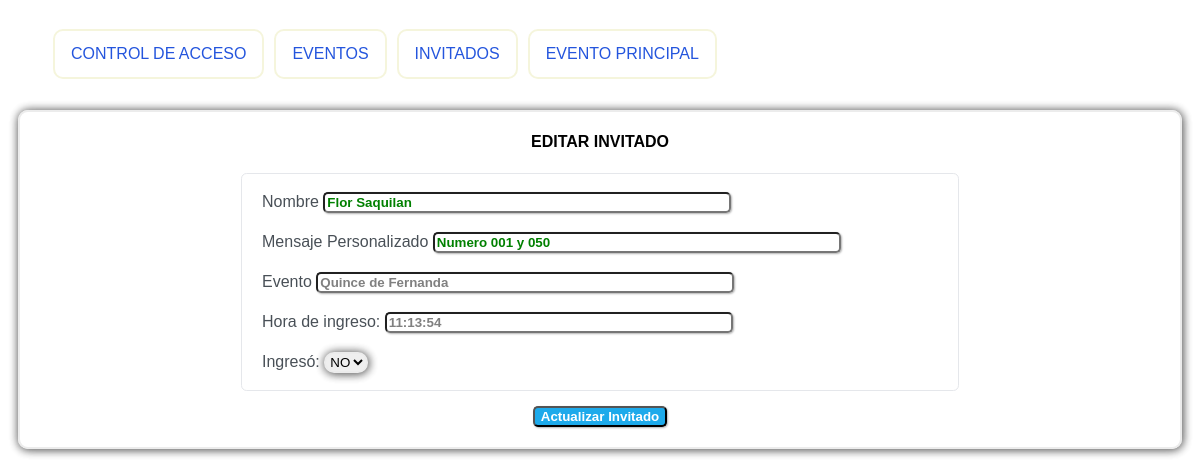
/eventos/invitado_update/5, run on the app's committed database.
### Eventosapp/models.py (models this page shows, shortened)
class Invitados(models.Model):
    idInvitado = models.AutoField(primary_key=True)
    nombre = models.CharField(max_length=70, null=False, verbose_name='Nombre',blank=False)
    idEvento = models.ForeignKey(Evento,on_delete=models.CASCADE,null=False,blank=False)
    ingreso = models.BooleanField(verbose_name='Ingresó', null=False,default=False)
    hora_ingreso = models.TimeField(verbose_name='Hora de Ingreso', null=True,blank=True)
    qr = models.ImageField(upload_to='qr', null=True, blank=True)
    mensaje = models.CharField(max_length=200, null=True, blank=True)
    class Meta:
        verbose_name='invitado'
        verbose_name_plural='invitados'
        db_table = 'invitados'

class Evento(models.Model):
    idEvento = models.AutoField(primary_key=True)
    descripcion = models.CharField(max_length=50, null=False,verbose_name='Nombre')
    fechaInicio = models.DateTimeField(null=False, verbose_name='fecha')
    lugar = models.CharField(max_length=30,null= False,verbose_name='Lugar')
    activo  = models.BooleanField(default=True,verbose_name='Activo')
    video = models.FileField(upload_to='video/',null=True,blank=True, validators=[validate_video], error_messages={'invalid': 'Solo se permiten archivos MP4 para video.'})
    imagen = models.FileField(upload_to='img/',null=True,blank=True, validators=[validate_imagen], error_messages={'invalid': 'Solo se permiten archivos JPEG para imagen.'})
    class Meta:
        db_table = "eventos"

### Eventosapp/views.py (the view)
# urls.py: path("invitado_update/<int:pk>",InvitadoUpdate,name="invitado_update"),
def InvitadoUpdate(request,pk):
    invitado = get_object_or_404(Invitados, idInvitado=pk)
    return render(request, 'invitadoupdate.html',{"tipo": "Actualizar Invitado","invitado":invitado})

### Eventosapp/templates/invitadoupdate.html (shortened to what this page needs)
{% extends "base_template.html" %}
{% block content %}
<div class="card">
    <div class="card-header">
        <h4  style="text-align: center;">EDITAR INVITADO</h4>
    </div>
    <div class="card-body">
        <form action="{% url 'eventos:invitado_updaterecord' invitado.idInvitado %}" method="post" >
            <div class="label-input">
                <p>
                    <label for="id_nombre">Nombre</label>
                    <input type="text" name="nombre" required="True" id="id_nombre" maxlength="70"
                        value="{{ invitado.nombre }}" style="width: 400px;background-color:transparent; color: green;">
                </p>
                <p>
                    <label for="id_mensaje">Mensaje Personalizado</label>
                    <input type="text" name="mensaje" id="id_mensaje" maxlength="200"
                        value="{{ invitado.mensaje }}" style="width: 400px;background-color:transparent; color: green;" >
                </p>
                <p>
                    <label for="id_evento">Evento</label>
                    <input type="text" name="NombreEvento" required="True" id="id_evento"
                        value="{{ invitado.idEvento.descripcion }}" style="width: 410px;background-color:transparent;color: grey;" readonly>
                </p>
                <p>
                    <label for="id_hora">Hora de ingreso:</label>
                    <input type="text" name="hora_ingreso" id="id_hora"
                        value="{{ invitado.hora_ingreso|date:'H:i:s' }}" style="width: 340px;background-color:transparent;color: grey;" readonly>
                </p>
                <p>
                    <label for="id_ingreso">Ingresó:</label>
                    <select name="ingreso" id="id_ingreso" class="form-control">
                        {% if invitado.ingreso %}
                        <option value="True" selected >SI</option>
                        <option value="False" >NO</option>
                        {% else %}
                        <option value="False" selected >NO</option>
                        {% endif %}
                    </select>
                </p>
            </div>
            <div class="label-btn">
                <input type="submit" value="{{ tipo }}" class="btn" >
            </div>
        </form>
    </div>
</div>
{% endblock %}

### static/css/style.css (style rules this page uses)
body { font-family: Arial, sans-serif; background-color:white; }
input { border-radius: 5px; box-shadow: 1px 1px 2px rgba(0,0,0,.3); background-color:rgb(1, 20, 5); color: white; font-weight: bold; }
.btn { position: relative; z-index: 2; border-radius: 5px; box-shadow: 1px 1px 2px rgba(0,0,0,.3); margin: 10px 5px 0 5px; background-color:rgb(29, 170, 235); color: white; font-weight: bold; margin: 5px; }
select, .card { margin: auto; justify-content: center; border-radius: 10px; border:2px solid rgb(236, 236, 236) ; box-shadow: 1px 1px 10px rgba(0,0,0,.3),0px 1px 10px rgba(0,0,0,.3),1px 0px 10px rgba(0,0,0,.3); }
.card { margin: 10px; }
.label-input { width: 60%; font-size: 1rem; line-height: 1.5; border: .0625rem solid #e5e7eb; text-align: start; color: #495057; border-radius: .35rem; margin-bottom: 10px; padding-left: 20px; }
.card-body { margin-bottom: 15px; }

### data on the page
Invitados: nombre "Flor Saquilan", mensaje "Numero 001 y 050", NombreEvento "Quince de Fernanda", hora_ingreso "11:13:54", ingreso "NO"
